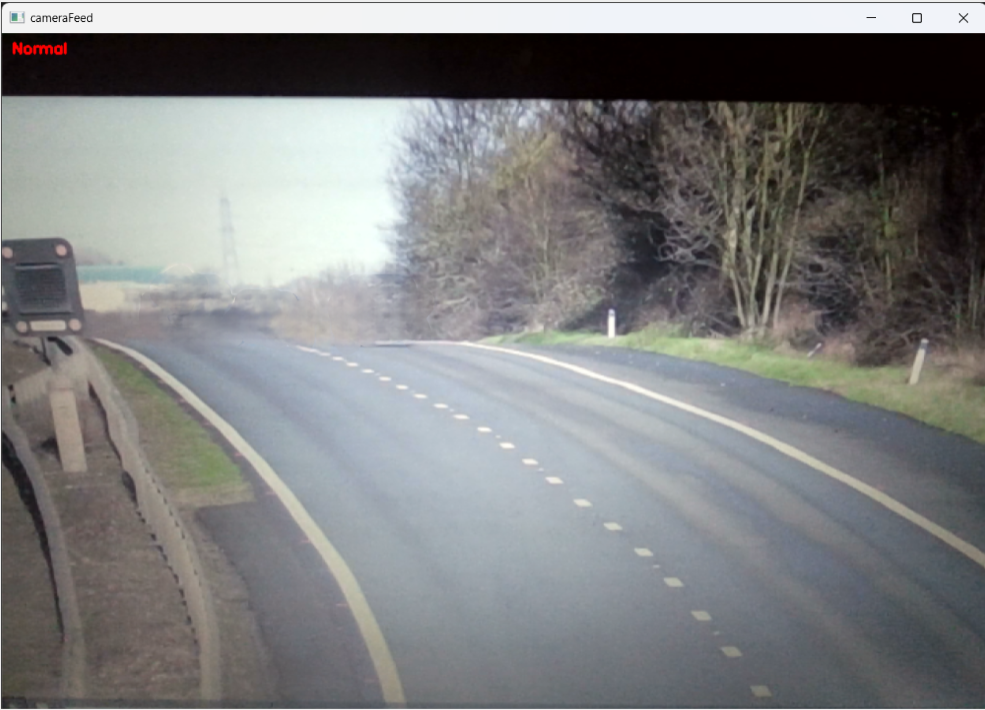
#> input picture Project 1 - Moving Object Detection using OpenCV/Normal.png, 985 x 710 px, given in place of the camera
$ python 'Project1 - Moving Object Detection using openCV.py'
#> lines starting #> are read from the running program, lines starting #| are printed output that depends on the picture
# Import Libraries
import cv2
import time
import imutils

# Cam id Initialization
cam = cv2.VideoCapture(0)
time.sleep(1)

firstFrame=None
area = 500 #threshold value

while True:
    _,img = cam.read()   #read from the camera
#> img is the input picture: shape (710, 985, 3); mean B, G, R 127.1, 126.8, 125.9
    text = "Normal"
    img = imutils.resize(img, width=1000)  #resize
#> img: shape (720, 1000, 3)
    grayImg = cv2.cvtColor(img, cv2.COLOR_BGR2GRAY)   #color to gray scale img
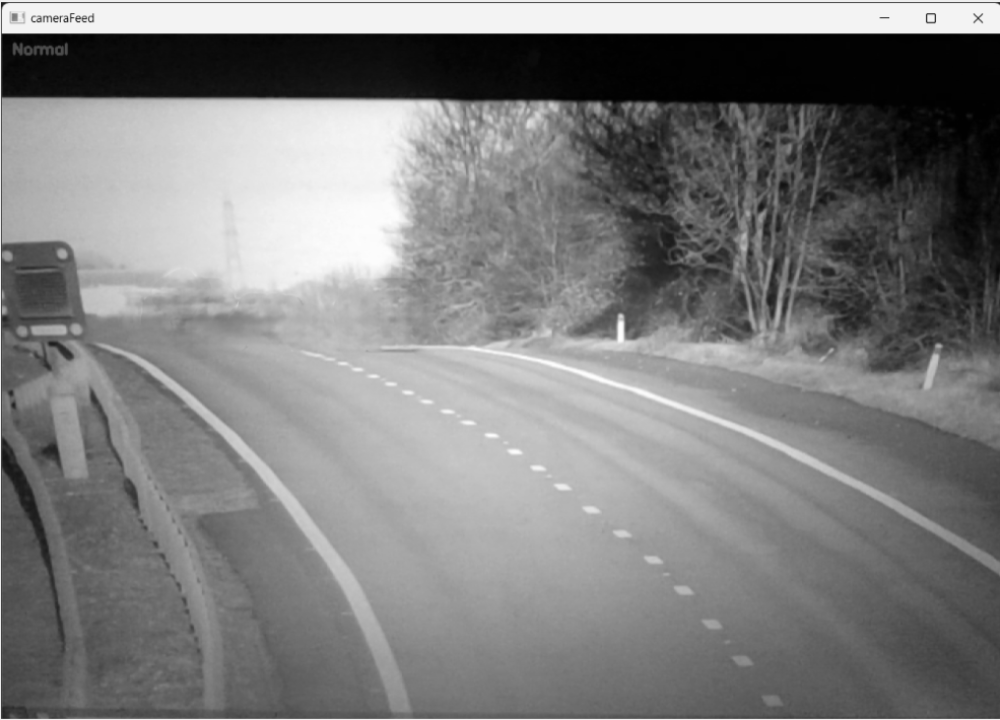
#> grayImg: shape (720, 1000); min 1, max 254, mean 126.4
    gaussianImg = cv2.GaussianBlur(grayImg, (21, 21), 0)  #Smoothened
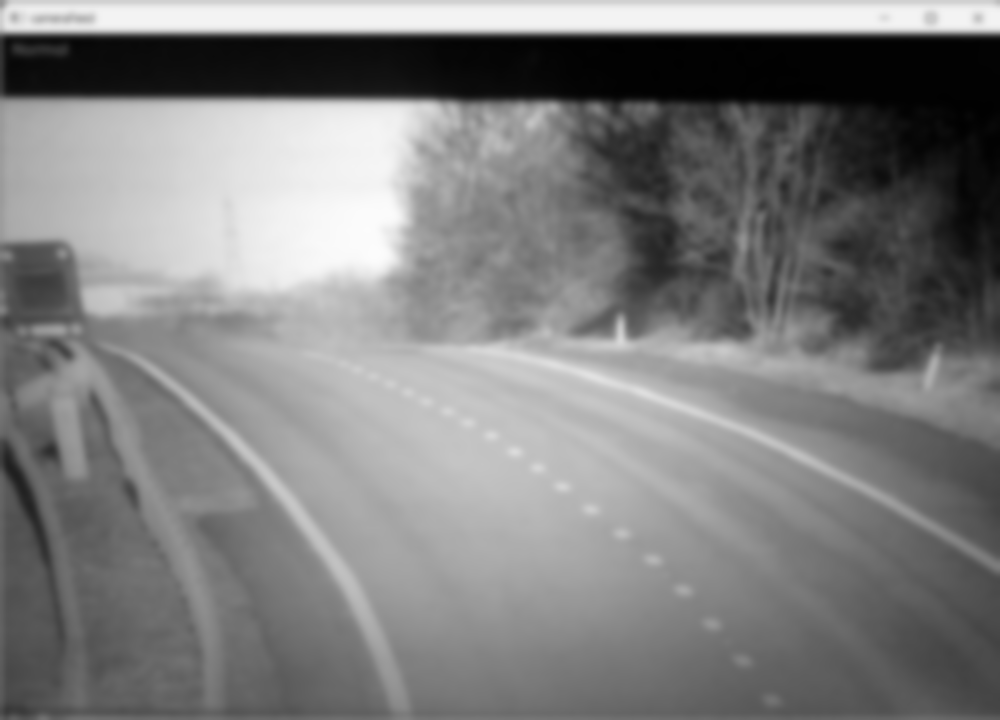
#> gaussianImg: shape (720, 1000); min 1, max 252, mean 126.2
    if firstFrame is None:
            firstFrame = gaussianImg  #capturing the first frame
            continue
    imgDiff = cv2.absdiff(firstFrame, gaussianImg)  #absolute difference
    threshImg = cv2.threshold(imgDiff, 25, 255, cv2.THRESH_BINARY)[1]
    threshImg = cv2.dilate(threshImg, None, iterations=2) #left overs- erotion or dilation
    cnts = cv2.findContours(threshImg.copy(), cv2.RETR_EXTERNAL, cv2.CHAIN_APPROX_SIMPLE)#make Complete contours
    cnts = imutils.grab_contours(cnts)
    for c in cnts:
            if cv2.contourArea(c) < area:   #make full area
                    continue
            (x, y, w, h) = cv2.boundingRect(c)
            cv2.rectangle(img, (x, y), (x + w, y + h), (0, 255, 0), 2)
            text = "Moving Object detected"
    print(text)
    cv2.putText(img, text, (10, 20),cv2.FONT_HERSHEY_SIMPLEX, 0.5, (0, 0, 255), 2)
    cv2.imshow("cameraFeed",img)
    key = cv2.waitKey(1) & 0xFF
    if key == ord("q"):
        break

cam.release()
cv2.destroyAllWindows()
